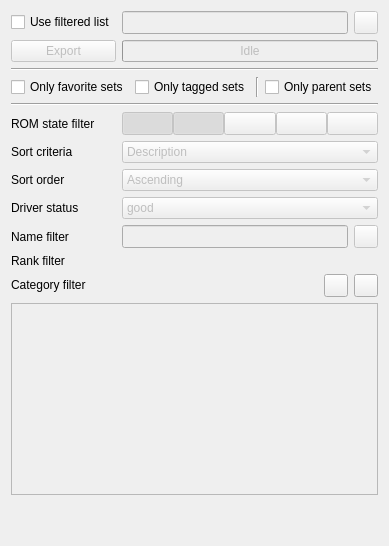
     <widget class="QWidget" name="tabFilter">
      <attribute name="title">
       <string>Machine list filter</string>
      </attribute>
      <layout class="QGridLayout" name="gridLayoutFilter">
       <item row="6" column="1" colspan="3">
        <layout class="QHBoxLayout" name="horizontalLayout">
         <property name="spacing">
          <number>0</number>
         </property>
         <item>
          <widget class="QToolButton" name="toolButtonSelectC">
           <property name="enabled">
            <bool>false</bool>
           </property>
           <property name="sizePolicy">
            <sizepolicy hsizetype="Minimum" vsizetype="Fixed">
             <horstretch>0</horstretch>
             <verstretch>0</verstretch>
            </sizepolicy>
           </property>
           <property name="toolTip">
            <string>Select ROM state C (correct)?</string>
           </property>
           <property name="icon">
            <iconset resource="../qmc2.qrc">
             <normaloff>:/data/img/sphere_green.png</normaloff>:/data/img/sphere_green.png</iconset>
           </property>
           <property name="checkable">
            <bool>true</bool>
           </property>
           <property name="checked">
            <bool>true</bool>
           </property>
          </widget>
         </item>
         <item>
          <widget class="QToolButton" name="toolButtonSelectM">
           <property name="enabled">
            <bool>false</bool>
           </property>
           <property name="sizePolicy">
            <sizepolicy hsizetype="Minimum" vsizetype="Fixed">
             <horstretch>0</horstretch>
             <verstretch>0</verstretch>
            </sizepolicy>
           </property>
           <property name="toolTip">
            <string>Select ROM state M (mostly correct)?</string>
           </property>
           <property name="icon">
            <iconset resource="../qmc2.qrc">
             <normaloff>:/data/img/sphere_yellowgreen.png</normaloff>:/data/img/sphere_yellowgreen.png</iconset>
           </property>
           <property name="checkable">
            <bool>true</bool>
           </property>
           <property name="checked">
            <bool>true</bool>
           </property>
          </widget>
         </item>
         <item>
          <widget class="QToolButton" name="toolButtonSelectI">
           <property name="enabled">
            <bool>false</bool>
           </property>
           <property name="sizePolicy">
            <sizepolicy hsizetype="Minimum" vsizetype="Fixed">
             <horstretch>0</horstretch>
             <verstretch>0</verstretch>
            </sizepolicy>
           </property>
           <property name="toolTip">
            <string>Select ROM state I (incorrect)?</string>
           </property>
           <property name="icon">
            <iconset resource="../qmc2.qrc">
             <normaloff>:/data/img/sphere_red.png</normaloff>:/data/img/sphere_red.png</iconset>
           </property>
           <property name="checkable">
            <bool>true</bool>
           </property>
          </widget>
         </item>
         <item>
          <widget class="QToolButton" name="toolButtonSelectN">
           <property name="enabled">
            <bool>false</bool>
           </property>
           <property name="sizePolicy">
            <sizepolicy hsizetype="Minimum" vsizetype="Fixed">
             <horstretch>0</horstretch>
             <verstretch>0</verstretch>
            </sizepolicy>
           </property>
           <property name="toolTip">
            <string>Select ROM state N (not found)?</string>
           </property>
           <property name="icon">
            <iconset resource="../qmc2.qrc">
             <normaloff>:/data/img/sphere_grey.png</normaloff>:/data/img/sphere_grey.png</iconset>
           </property>
           <property name="checkable">
            <bool>true</bool>
           </property>
          </widget>
         </item>
         <item>
          <widget class="QToolButton" name="toolButtonSelectU">
           <property name="enabled">
            <bool>false</bool>
           </property>
           <property name="sizePolicy">
            <sizepolicy hsizetype="Minimum" vsizetype="Fixed">
             <horstretch>0</horstretch>
             <verstretch>0</verstretch>
            </sizepolicy>
           </property>
           <property name="toolTip">
            <string>Select ROM state U (unknown)?</string>
           </property>
           <property name="icon">
            <iconset resource="../qmc2.qrc">
             <normaloff>:/data/img/sphere_blue.png</normaloff>:/data/img/sphere_blue.png</iconset>
           </property>
           <property name="checkable">
            <bool>true</bool>
           </property>
          </widget>
         </item>
        </layout>
       </item>
       <item row="6" column="0">
        <widget class="QLabel" name="labelROMStatesToSelect">
         <property name="sizePolicy">
          <sizepolicy hsizetype="Fixed" vsizetype="Preferred">
           <horstretch>0</horstretch>
           <verstretch>0</verstretch>
          </sizepolicy>
         </property>
         <property name="text">
          <string>ROM state filter</string>
         </property>
        </widget>
       </item>
       <item row="0" column="3">
        <widget class="QToolButton" name="toolButtonBrowseFilteredListFile">
         <property name="enabled">
          <bool>false</bool>
         </property>
         <property name="sizePolicy">
          <sizepolicy hsizetype="Fixed" vsizetype="Minimum">
           <horstretch>0</horstretch>
           <verstretch>0</verstretch>
          </sizepolicy>
         </property>
         <property name="toolTip">
          <string>Browse the output file used as the filtered machine list</string>
         </property>
         <property name="icon">
          <iconset resource="../qmc2.qrc">
           <normaloff>:/data/img/fileopen.png</normaloff>:/data/img/fileopen.png</iconset>
         </property>
        </widget>
       </item>
       <item row="5" column="0" colspan="4">
        <widget class="Line" name="horizontalLine2">
         <property name="orientation">
          <enum>Qt::Horizontal</enum>
         </property>
        </widget>
       </item>
       <item row="13" column="0" colspan="4">
        <widget class="QListWidget" name="listWidgetCategoryFilter">
         <property name="enabled">
          <bool>false</bool>
         </property>
         <property name="toolTip">
          <string>Select / deselect the categories you want to include / exclude</string>
         </property>
        </widget>
       </item>
       <item row="9" column="1" colspan="3">
        <widget class="QComboBox" name="comboBoxDriverStatus">
         <property name="enabled">
          <bool>false</bool>
         </property>
         <property name="toolTip">
          <string>Choose the driver maturity states for sets to be included</string>
         </property>
         <item>
          <property name="text">
           <string>good</string>
          </property>
         </item>
         <item>
          <property name="text">
           <string>good + imperfect</string>
          </property>
         </item>
         <item>
          <property name="text">
           <string>good + imperfect + preliminary</string>
          </property>
         </item>
        </widget>
       </item>
       <item row="7" column="0">
        <widget class="QLabel" name="labelSortCriteria">
         <property name="text">
          <string>Sort criteria</string>
         </property>
        </widget>
       </item>
       <item row="1" column="0">
        <widget class="QPushButton" name="pushButtonExport">
         <property name="enabled">
          <bool>false</bool>
         </property>
         <property name="sizePolicy">
          <sizepolicy hsizetype="Minimum" vsizetype="Minimum">
           <horstretch>0</horstretch>
           <verstretch>0</verstretch>
          </sizepolicy>
         </property>
         <property name="toolTip">
          <string>Export a filtered version of the machine list according to the filter / sort settings specified below</string>
         </property>
         <property name="text">
          <string>Export</string>
         </property>
         <property name="icon">
          <iconset resource="../qmc2.qrc">
           <normaloff>:/data/img/filesaveas.png</normaloff>:/data/img/filesaveas.png</iconset>
         </property>
        </widget>
       </item>
       <item row="10" column="3">
        <widget class="QToolButton" name="toolButtonClearNameFilter">
         <property name="enabled">
          <bool>false</bool>
         </property>
         <property name="sizePolicy">
          <sizepolicy hsizetype="Fixed" vsizetype="Minimum">
           <horstretch>0</horstretch>
           <verstretch>0</verstretch>
          </sizepolicy>
         </property>
         <property name="toolTip">
          <string>Clear name filter</string>
         </property>
         <property name="icon">
          <iconset resource="../qmc2.qrc">
           <normaloff>:/data/img/broom.png</normaloff>:/data/img/broom.png</iconset>
         </property>
        </widget>
       </item>
       <item row="7" column="1" colspan="3">
        <widget class="QComboBox" name="comboBoxSortCriteria">
         <property name="enabled">
          <bool>false</bool>
         </property>
         <property name="sizePolicy">
          <sizepolicy hsizetype="Preferred" vsizetype="Minimum">
           <horstretch>0</horstretch>
           <verstretch>0</verstretch>
          </sizepolicy>
         </property>
         <property name="toolTip">
          <string>Select sort criteria</string>
         </property>
         <item>
          <property name="text">
           <string>Description</string>
          </property>
         </item>
         <item>
          <property name="text">
           <string>ROM state</string>
          </property>
         </item>
         <item>
          <property name="text">
           <string>Tag</string>
          </property>
         </item>
         <item>
          <property name="text">
           <string>Year</string>
          </property>
         </item>
         <item>
          <property name="text">
           <string>Manufacturer</string>
          </property>
         </item>
         <item>
          <property name="text">
           <string>Name (ID)</string>
          </property>
         </item>
         <item>
          <property name="text">
           <string>ROM types</string>
          </property>
         </item>
         <item>
          <property name="text">
           <string>Players</string>
          </property>
         </item>
         <item>
          <property name="text">
           <string>Driver status</string>
          </property>
         </item>
         <item>
          <property name="text">
           <string>Source file</string>
          </property>
         </item>
         <item>
          <property name="text">
           <string>Rank</string>
          </property>
         </item>
        </widget>
       </item>
       <item row="3" column="0" colspan="4">
        <widget class="Line" name="horizontalLine1">
         <property name="orientation">
          <enum>Qt::Horizontal</enum>
         </property>
        </widget>
       </item>
       <item row="8" column="1" colspan="3">
        <widget class="QComboBox" name="comboBoxSortOrder">
         <property name="enabled">
          <bool>false</bool>
         </property>
         <property name="sizePolicy">
          <sizepolicy hsizetype="Preferred" vsizetype="Minimum">
           <horstretch>0</horstretch>
           <verstretch>0</verstretch>
          </sizepolicy>
         </property>
         <property name="toolTip">
          <string>Select sort order</string>
         </property>
         <item>
          <property name="text">
           <string>Ascending</string>
          </property>
          <property name="icon">
           <iconset resource="../qmc2.qrc">
            <normaloff>:/data/img/up_action.png</normaloff>:/data/img/up_action.png</iconset>
          </property>
         </item>
         <item>
          <property name="text">
           <string>Descending</string>
          </property>
          <property name="icon">
           <iconset resource="../qmc2.qrc">
            <normaloff>:/data/img/down_action.png</normaloff>:/data/img/down_action.png</iconset>
          </property>
         </item>
        </widget>
       </item>
       <item row="0" column="0">
        <widget class="QCheckBox" name="checkBoxUseFilteredList">
         <property name="toolTip">
          <string>Use a filtered version of the machine list (otherwise use the full list)</string>
         </property>
         <property name="text">
          <string>Use filtered list</string>
         </property>
        </widget>
       </item>
       <item row="10" column="0">
        <widget class="QLabel" name="labelNameFilter">
         <property name="text">
          <string>Name filter</string>
         </property>
        </widget>
       </item>
       <item row="9" column="0">
        <widget class="QLabel" name="labelDriverStatus">
         <property name="text">
          <string>Driver status</string>
         </property>
        </widget>
       </item>
       <item row="8" column="0">
        <widget class="QLabel" name="labelSortOrder">
         <property name="text">
          <string>Sort order</string>
         </property>
        </widget>
       </item>
       <item row="1" column="1" colspan="3">
        <widget class="QProgressBar" name="progressBarFilter">
         <property name="enabled">
          <bool>false</bool>
         </property>
         <property name="toolTip">
          <string>Filter / export progress</string>
         </property>
         <property name="value">
          <number>0</number>
         </property>
         <property name="format">
          <string>Idle</string>
         </property>
        </widget>
       </item>
       <item row="12" column="3">
        <widget class="QToolButton" name="toolButtonDeselectAll">
         <property name="toolTip">
          <string>Deselect all categories</string>
         </property>
         <property name="icon">
          <iconset resource="../qmc2.qrc">
           <normaloff>:/data/img/minus_all.png</normaloff>:/data/img/minus_all.png</iconset>
         </property>
        </widget>
       </item>
       <item row="12" column="2">
        <widget class="QToolButton" name="toolButtonSelectAll">
         <property name="toolTip">
          <string>Select all categories</string>
         </property>
         <property name="icon">
          <iconset resource="../qmc2.qrc">
           <normaloff>:/data/img/plus_all.png</normaloff>:/data/img/plus_all.png</iconset>
         </property>
        </widget>
       </item>
       <item row="10" column="1" colspan="2">
        <widget class="QLineEdit" name="lineEditNameFilter">
         <property name="enabled">
          <bool>false</bool>
         </property>
         <property name="sizePolicy">
          <sizepolicy hsizetype="Expanding" vsizetype="Minimum">
           <horstretch>0</horstretch>
           <verstretch>0</verstretch>
          </sizepolicy>
         </property>
         <property name="toolTip">
          <string>Specify a name (ID) filter-expression (Qt regular-expression syntax!) -- leave empty to not filter by name</string>
         </property>
        </widget>
       </item>
       <item row="0" column="1" colspan="2">
        <widget class="QLineEdit" name="lineEditFilteredListFile">
         <property name="enabled">
          <bool>false</bool>
         </property>
         <property name="sizePolicy">
          <sizepolicy hsizetype="Expanding" vsizetype="Minimum">
           <horstretch>0</horstretch>
           <verstretch>0</verstretch>
          </sizepolicy>
         </property>
         <property name="toolTip">
          <string>Output file used as the filtered machine list</string>
         </property>
        </widget>
       </item>
       <item row="4" column="0" colspan="4">
        <layout class="QHBoxLayout" name="horizontalLayout_2" stretch="1,1,0,0">
         <item>
          <widget class="QCheckBox" name="checkBoxFavoriteSetsOnly">
           <property name="sizePolicy">
            <sizepolicy hsizetype="Preferred" vsizetype="Fixed">
             <horstretch>0</horstretch>
             <verstretch>0</verstretch>
            </sizepolicy>
           </property>
           <property name="toolTip">
            <string>Use only sets included in the favorites list?</string>
           </property>
           <property name="text">
            <string>Only favorite sets</string>
           </property>
          </widget>
         </item>
         <item>
          <widget class="QCheckBox" name="checkBoxTaggedSetsOnly">
           <property name="sizePolicy">
            <sizepolicy hsizetype="Preferred" vsizetype="Fixed">
             <horstretch>0</horstretch>
             <verstretch>0</verstretch>
            </sizepolicy>
           </property>
           <property name="toolTip">
            <string>Use only sets that are tagged?</string>
           </property>
           <property name="text">
            <string>Only tagged sets</string>
           </property>
          </widget>
         </item>
         <item>
          <widget class="Line" name="line">
           <property name="orientation">
            <enum>Qt::Vertical</enum>
           </property>
          </widget>
         </item>
         <item>
          <widget class="QCheckBox" name="checkBoxParentSetsOnly">
           <property name="toolTip">
            <string>Use only parent sets (no clones)?</string>
           </property>
           <property name="text">
            <string>Only parent sets</string>
           </property>
          </widget>
         </item>
        </layout>
       </item>
       <item row="14" column="0" colspan="4">
        <spacer name="verticalSpaceFiller">
         <property name="orientation">
          <enum>Qt::Vertical</enum>
         </property>
         <property name="sizeHint" stdset="0">
          <size>
           <width>20</width>
           <height>40</height>
          </size>
         </property>
        </spacer>
       </item>
       <item row="12" column="0">
        <widget class="QLabel" name="labelCategoryFilter">
         <property name="sizePolicy">
          <sizepolicy hsizetype="Preferred" vsizetype="Fixed">
           <horstretch>0</horstretch>
           <verstretch>0</verstretch>
          </sizepolicy>
         </property>
         <property name="text">
          <string>Category filter</string>
         </property>
        </widget>
       </item>
       <item row="11" column="0">
        <widget class="QLabel" name="labelRankFilter">
         <property name="text">
          <string>Rank filter</string>
         </property>
        </widget>
       </item>
       <item row="11" column="1" colspan="3">
        <widget class="QFrame" name="frameRankFilter">
         <layout class="QGridLayout" name="gridLayoutRankFilter">
          <property name="margin">
           <number>0</number>
          </property>
         </layout>
        </widget>
       </item>
      </layout>
     </widget>
